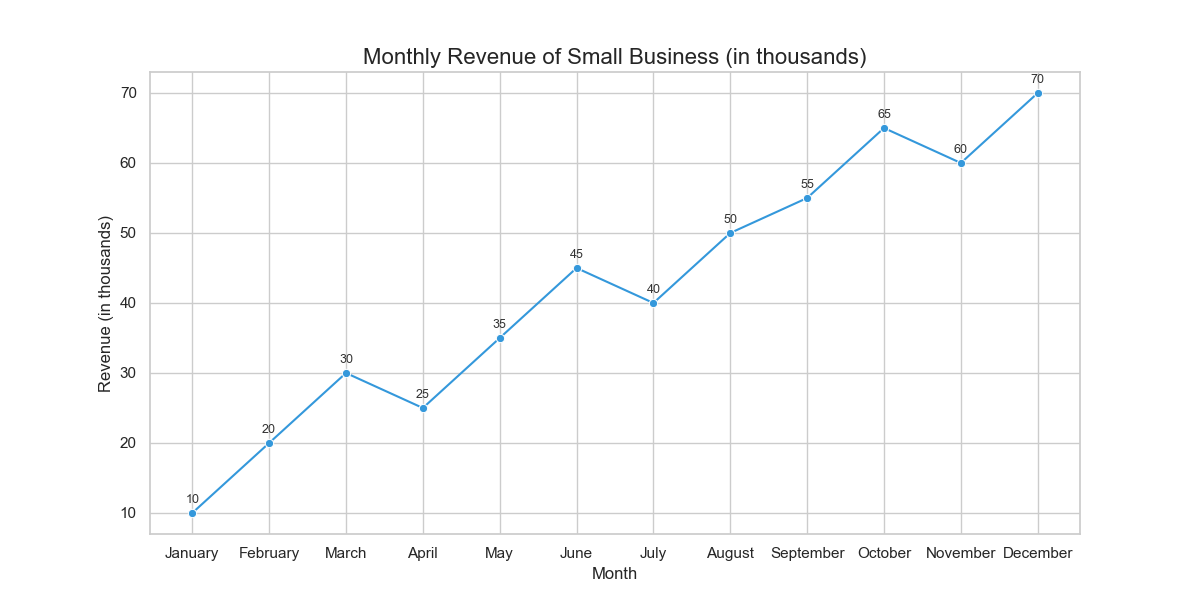

Write Python code to recreate this figure.

import pandas as pd
import seaborn as sns
import matplotlib.pyplot as plt

# Create a DataFrame for the table data
data = {
    'Month': ['January', 'February', 'March', 'April', 'May', 'June', 'July', 'August',
              'September', 'October', 'November', 'December'],
    'Revenue': [10, 20, 30, 25, 35, 45, 40, 50, 55, 65, 60, 70]
}

df = pd.DataFrame(data)

# Convert 'Month' to a category so it can be properly sorted on the plot
month_order = ['January', 'February', 'March', 'April', 'May', 'June',
               'July', 'August', 'September', 'October', 'November', 'December']
df['Month'] = pd.Categorical(df['Month'], categories=month_order, ordered=True)

# Set up the size of the figure
plt.figure(figsize=(12, 6))

# Create the line chart using seaborn
lineplot = sns.lineplot(x='Month', y='Revenue', data=df, color="#3498db", marker='o')

# Annotate each point on the line chart
for i in range(df.shape[0]):
    plt.text(df['Month'][i], df['Revenue'][i] + 1, f"{df['Revenue'][i]}", 
             ha='center', va='bottom', fontsize=9, color='#333333')

# Set the title and labels
plt.title('Monthly Revenue of Small Business (in thousands)', fontsize=16)
plt.xlabel('Month', fontsize=12)
plt.ylabel('Revenue (in thousands)', fontsize=12)

# Show the final plot
plt.show()
